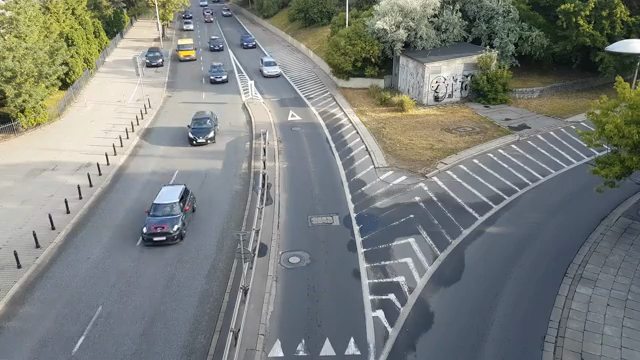
#> input picture frame_007.png, 640 x 360 px; its folder holds only this picture in this run
$ python detection4.py
#> lines starting #> are read from the running program, lines starting #| are printed output that depends on the picture; after the words box and inside, x2 and y2 are one past the last pixel; in counts of white or black regions, pixels touching at a corner belong together
import cv2
import numpy as np
import os
import time
import glob

# Set the frame folder (adjust path if needed)
frame_folder = "./"
frames = sorted([f for f in os.listdir(frame_folder) if f.endswith(".png")])

timings = []

# Define the color range for object detection (white color in this case)
lower_bound = np.array([200, 200, 200])
upper_bound = np.array([255, 255, 255])

for frame_name in frames:
    frame_path = os.path.join(frame_folder, frame_name)
    frame = cv2.imread(frame_path)
#> frame is the input picture: shape (360, 640, 3); mean B, G, R 123, 127, 122.9

    if frame is None:
        print(f"Failed to load {frame_name}")
        continue

    start_time = time.time()

    # Create a mask for the white objects based on the color range
    mask = cv2.inRange(frame, lower_bound, upper_bound)
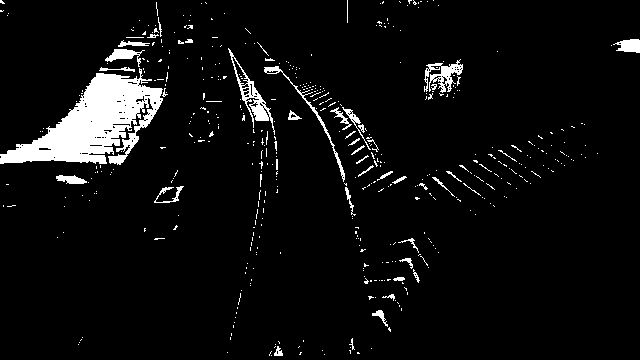
#> mask: shape (360, 640); 5.6% white; 481 white regions (438 under 20 px), largest, box (x1, y1, x2, y2) and area: (0, 68, 163, 165) 7223, (228, 48, 275, 135) 714, (424, 59, 463, 93) 552

    # Apply the mask to the frame
    output = cv2.bitwise_and(frame, frame, mask=mask)
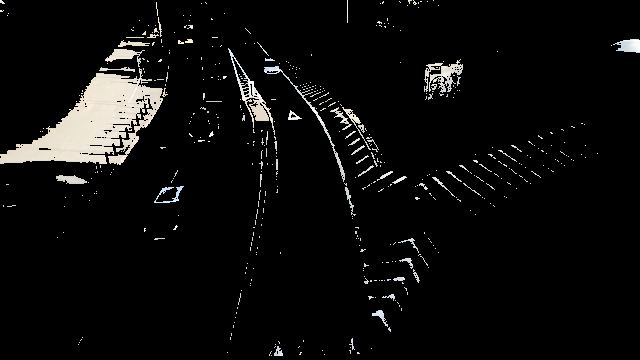
#> output: shape (360, 640, 3); mean B, G, R 12, 12.5, 12.8

    end_time = time.time()
    process_time = end_time - start_time
    timings.append(process_time)

    print(f"{frame_name} processed in {process_time:.4f} seconds")

    # Display the processed frame with the detection mask applied
    cv2.imshow("Object Detection", output)  # Shows the processed frame
    cv2.waitKey(1)  # Wait for 1 ms to update the image window

# Calculate and print the average processing time per frame
avg_time = sum(timings) / len(timings)
print(f"Average processing time per frame: {avg_time:.4f} seconds")

cv2.destroyAllWindows()  # Close any OpenCV windows after the loop is complete

$ run again, on frame_027.png
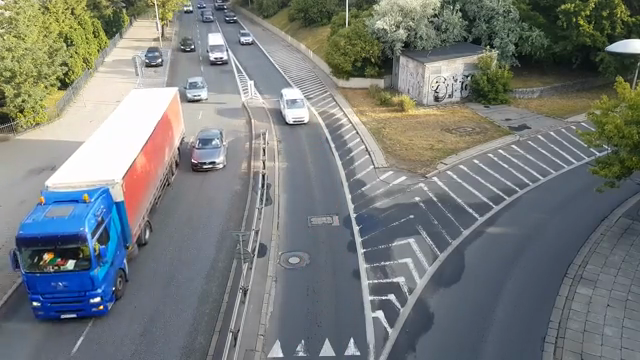
#> input picture frame_027.png, 640 x 360 px
#> frame is the input picture: shape (360, 640, 3); mean B, G, R 121.7, 123.2, 118.6
#> `mask = cv2.inRange(frame, lower_bound, upper_bound)`:
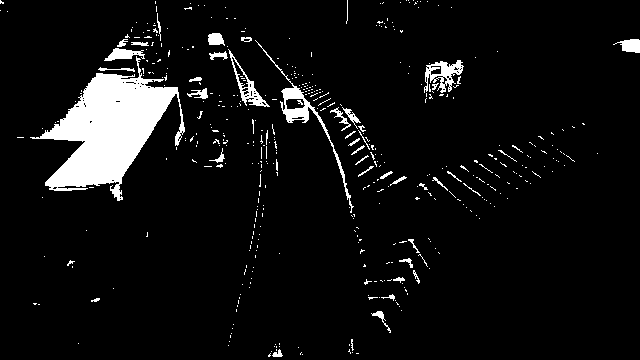
#> mask: shape (360, 640); 6.6% white; 454 white regions (410 under 20 px), largest, box (x1, y1, x2, y2) and area: (30, 56, 185, 201) 9355, (255, 40, 354, 213) 968, (424, 60, 464, 93) 595
#> `output = cv2.bitwise_and(frame, frame, mask=mask)`:
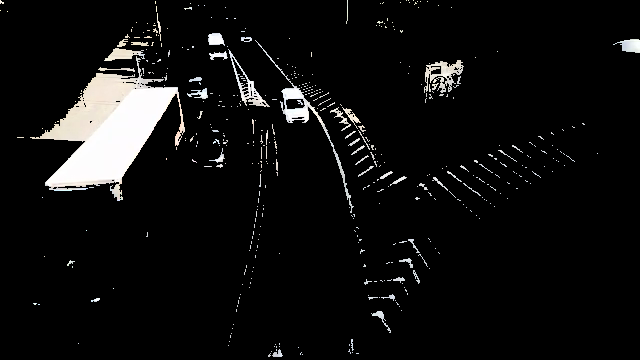
#> output: shape (360, 640, 3); mean B, G, R 15.2, 15.5, 15.7
